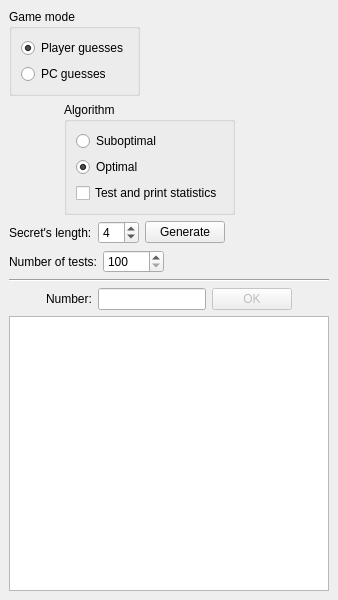
<?xml version="1.0" encoding="UTF-8"?>
<ui version="4.0">
 <class>MainWindow</class>
 <widget class="QMainWindow" name="MainWindow">
  <property name="geometry">
   <rect>
    <x>0</x>
    <y>0</y>
    <width>338</width>
    <height>600</height>
   </rect>
  </property>
  <property name="windowTitle">
   <string>Bulls and Cows</string>
  </property>
  <widget class="QWidget" name="centralwidget">
   <layout class="QVBoxLayout" name="verticalLayout_3">
    <item>
     <layout class="QHBoxLayout" name="horizontalLayout_3">
      <item>
       <widget class="QGroupBox" name="gameModeGroupBox">
        <property name="title">
         <string>Game mode</string>
        </property>
        <property name="flat">
         <bool>true</bool>
        </property>
        <property name="checkable">
         <bool>false</bool>
        </property>
        <layout class="QVBoxLayout" name="verticalLayout_2">
         <item>
          <widget class="QRadioButton" name="playerGuessesRadioButton">
           <property name="text">
            <string>Player guesses</string>
           </property>
           <property name="checked">
            <bool>true</bool>
           </property>
          </widget>
         </item>
         <item>
          <widget class="QRadioButton" name="pcGuessesRadioButton">
           <property name="text">
            <string>PC guesses</string>
           </property>
          </widget>
         </item>
        </layout>
       </widget>
      </item>
      <item>
       <spacer name="horizontalSpacer_3">
        <property name="orientation">
         <enum>Qt::Horizontal</enum>
        </property>
        <property name="sizeHint" stdset="0">
         <size>
          <width>138</width>
          <height>20</height>
         </size>
        </property>
       </spacer>
      </item>
     </layout>
    </item>
    <item>
     <layout class="QHBoxLayout" name="horizontalLayout_2">
      <item>
       <spacer name="horizontalSpacer">
        <property name="orientation">
         <enum>Qt::Horizontal</enum>
        </property>
        <property name="sizeType">
         <enum>QSizePolicy::Preferred</enum>
        </property>
        <property name="sizeHint" stdset="0">
         <size>
          <width>60</width>
          <height>0</height>
         </size>
        </property>
       </spacer>
      </item>
      <item>
       <widget class="QGroupBox" name="algorithmGroupBox">
        <property name="title">
         <string>Algorithm</string>
        </property>
        <layout class="QVBoxLayout" name="verticalLayout">
         <item>
          <widget class="QRadioButton" name="suboptAlgorithmRadioButton">
           <property name="text">
            <string>Suboptimal</string>
           </property>
          </widget>
         </item>
         <item>
          <widget class="QRadioButton" name="optAlgorithmRadioButton">
           <property name="text">
            <string>Optimal</string>
           </property>
           <property name="checked">
            <bool>true</bool>
           </property>
          </widget>
         </item>
         <item>
          <widget class="QCheckBox" name="testCheckBox">
           <property name="text">
            <string>Test and print statistics</string>
           </property>
          </widget>
         </item>
        </layout>
       </widget>
      </item>
      <item>
       <spacer name="horizontalSpacer_2">
        <property name="orientation">
         <enum>Qt::Horizontal</enum>
        </property>
        <property name="sizeType">
         <enum>QSizePolicy::Expanding</enum>
        </property>
        <property name="sizeHint" stdset="0">
         <size>
          <width>98</width>
          <height>0</height>
         </size>
        </property>
       </spacer>
      </item>
     </layout>
    </item>
    <item>
     <layout class="QHBoxLayout" name="horizontalLayout_4">
      <item>
       <widget class="QLabel" name="lengthLabel">
        <property name="text">
         <string>Secret's length:</string>
        </property>
       </widget>
      </item>
      <item>
       <widget class="QSpinBox" name="lengthSpinBox">
        <property name="minimum">
         <number>2</number>
        </property>
        <property name="maximum">
         <number>10</number>
        </property>
        <property name="value">
         <number>4</number>
        </property>
       </widget>
      </item>
      <item>
       <widget class="QPushButton" name="generateButton">
        <property name="text">
         <string>Generate</string>
        </property>
       </widget>
      </item>
      <item>
       <spacer name="horizontalSpacer_4">
        <property name="orientation">
         <enum>Qt::Horizontal</enum>
        </property>
        <property name="sizeHint" stdset="0">
         <size>
          <width>250</width>
          <height>0</height>
         </size>
        </property>
       </spacer>
      </item>
     </layout>
    </item>
    <item>
     <layout class="QHBoxLayout" name="horizontalLayout_5">
      <item>
       <widget class="QLabel" name="NumberOfTestsLabel">
        <property name="text">
         <string>Number of tests:</string>
        </property>
       </widget>
      </item>
      <item>
       <widget class="QSpinBox" name="NumberOfTestsSpinBox">
        <property name="minimum">
         <number>100</number>
        </property>
        <property name="maximum">
         <number>10000</number>
        </property>
        <property name="singleStep">
         <number>100</number>
        </property>
       </widget>
      </item>
      <item>
       <spacer name="horizontalSpacer_7">
        <property name="orientation">
         <enum>Qt::Horizontal</enum>
        </property>
        <property name="sizeHint" stdset="0">
         <size>
          <width>108</width>
          <height>0</height>
         </size>
        </property>
       </spacer>
      </item>
     </layout>
    </item>
    <item>
     <widget class="Line" name="line">
      <property name="orientation">
       <enum>Qt::Horizontal</enum>
      </property>
     </widget>
    </item>
    <item>
     <layout class="QHBoxLayout" name="horizontalLayout">
      <item>
       <spacer name="horizontalSpacer_6">
        <property name="orientation">
         <enum>Qt::Horizontal</enum>
        </property>
        <property name="sizeHint" stdset="0">
         <size>
          <width>0</width>
          <height>0</height>
         </size>
        </property>
       </spacer>
      </item>
      <item>
       <widget class="QLabel" name="numberLabel">
        <property name="text">
         <string>Number:</string>
        </property>
       </widget>
      </item>
      <item>
       <widget class="QLineEdit" name="numberEdit">
        <property name="inputMask">
         <string/>
        </property>
        <property name="maxLength">
         <number>4</number>
        </property>
       </widget>
      </item>
      <item>
       <widget class="QPushButton" name="OKButton">
        <property name="enabled">
         <bool>false</bool>
        </property>
        <property name="text">
         <string>OK</string>
        </property>
        <property name="autoDefault">
         <bool>true</bool>
        </property>
        <property name="default">
         <bool>true</bool>
        </property>
       </widget>
      </item>
      <item>
       <spacer name="horizontalSpacer_5">
        <property name="orientation">
         <enum>Qt::Horizontal</enum>
        </property>
        <property name="sizeHint" stdset="0">
         <size>
          <width>0</width>
          <height>0</height>
         </size>
        </property>
       </spacer>
      </item>
     </layout>
    </item>
    <item>
     <widget class="QPlainTextEdit" name="resultsBrowser">
      <property name="undoRedoEnabled">
       <bool>false</bool>
      </property>
      <property name="readOnly">
       <bool>true</bool>
      </property>
     </widget>
    </item>
   </layout>
  </widget>
  <widget class="QMenuBar" name="menuBar">
   <property name="geometry">
    <rect>
     <x>0</x>
     <y>0</y>
     <width>338</width>
     <height>25</height>
    </rect>
   </property>
  </widget>
 </widget>
 <resources/>
 <connections/>
</ui>
